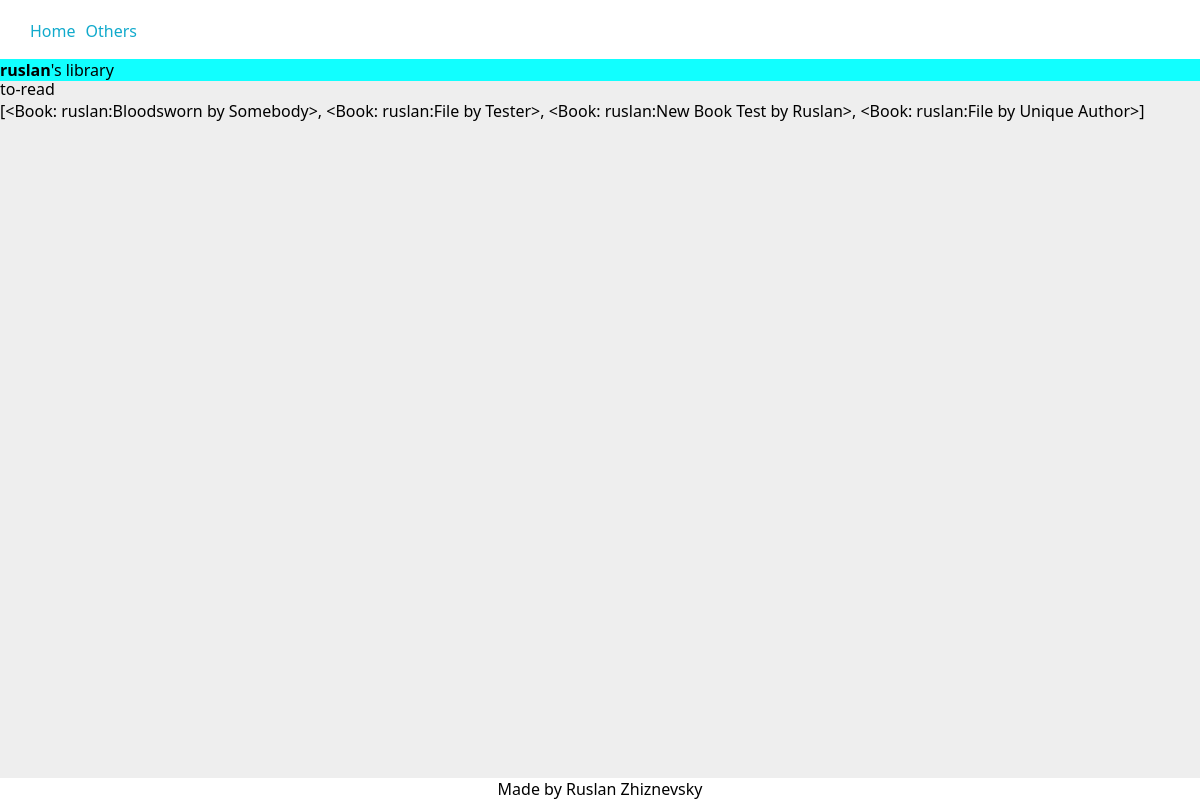
The app's page /users/ruslan/to-read/ (signed in) with its own data.
### users/models.py (models this page shows)
class User(AbstractBaseUser, PermissionsMixin):
    def get_profile_picture_upload_path(instance, filename):
        return f"profile_pictures/{instance.username}/{filename}"
    username = models.CharField(
        verbose_name="username",
        primary_key=True,
        unique=True,
        blank=False,
        null=False,     # don't set True if blank=True
        max_length=20,
        help_text="unique username",
        validators=[MinLengthValidator(3)],
    )
    email = models.EmailField(
        verbose_name="email",
        help_text="active email for connection with this account",
        max_length=255,
        unique=True,
        blank=False,
        null=False,
    )
    profile_picture = models.ImageField(
        verbose_name="profile picture",
        help_text="profile picture",
        upload_to=get_profile_picture_upload_path,
        max_length=255,
        blank=True,
        null=True,
        default=None,
    )
    to_show = models.BooleanField(
        verbose_name="to show",
        help_text="if this flag is set to False "
                  "user won't be listed in any public listings",
        default=True,
    )
    is_active = models.BooleanField(default=True)
    is_staff = models.BooleanField(default=False)
    USERNAME_FIELD = "username"
    EMAIL_FIELD = "email"
    REQUIRED_FIELDS = ["email"]
    objects = UserManager()
    def __str__(self):
        return self.username

### library/models.py (models this page shows, shortened)
class UserCategory(models.Model):
    user = models.ForeignKey(
        settings.AUTH_USER_MODEL,
        verbose_name="user",
        help_text="user, to whom add category",
        on_delete=models.CASCADE,
        related_name="user_categories",
        related_query_name="user_category",
    )
    category_name = models.CharField(
        verbose_name="category",
        help_text="category of the book(fantasy, horror, etc.)",
        max_length=20,
        blank=False,
        null=False,
    )
    class Meta:
        constraints = [
            models.UniqueConstraint(
                name="%(app_label)s_%(class)s_user_and_category_unique",
                fields=["user", "category_name"]
            )
        ]

class Book(models.Model):
    user = models.ForeignKey(
        settings.AUTH_USER_MODEL,
        verbose_name="user",
        help_text="user who has this book in their library",
        on_delete=models.CASCADE,
        related_name="books",
        related_query_name="book",
        null=False,
        blank=False,
    )
    title = models.CharField(
        verbose_name="title",
        help_text="title of the book",
        max_length=60,
        blank=True,
        null=False,
        unique=False,
    )
    author = models.CharField(
        verbose_name="author",
        help_text="author of the book",
        max_length=60,
        blank=True,
        null=False,
        unique=False,
    )
    started = models.DateField(
        verbose_name="started",
        help_text="date when started reading",
        default=datetime.date.today,
        editable=True,
        blank=True,
        null=True,
    )
    finished = models.DateField(
        verbose_name="finished",
        help_text="date when finished reading",
        editable=True,
        blank=True,
        null=True,
        default=None,
    )
    rating = models.PositiveIntegerField(
        verbose_name="rating",
        help_text="book rating from 1 to 10",
        blank=True,
        null=True,
        default=None,
        validators=[MaxValueValidator(10), MinValueValidator(1)],
    )
    comment = models.TextField(
        verbose_name="comment",
        help_text="comment on this book. Is it bad? Good?",
        blank=True,
    )
    category = models.ForeignKey(
        "UserCategory",
        on_delete=models.CASCADE,
        verbose_name="category",
    )
    def _get_bookfile_upload_path(instance, filename):
        return f"books/{instance.user}/{instance.author}_{instance.title}/{filename}"
    file = models.FileField(
        verbose_name="book file",
        help_text="book file to upload",
        upload_to=_get_bookfile_upload_path,
        blank=True,
        null=True,
        default=None,
    )
    def _get_coverfile_upload_path(instance, filename):
        return f"books/{instance.user}/{instance.author}_{instance.title}/{filename}"
    cover = models.ImageField(
        verbose_name="cover image",
        help_text="image of the cover of the book",
        upload_to=_get_coverfile_upload_path,
        blank=True,
        null=True,
        default=None,
    )
    def __str__(self):
        return f"{self.user}:{self.title} by {self.author}"
    class Meta:
        constraints = [
            models.CheckConstraint(
                check=~models.Q(started__gt=models.F("finished")),
                name="%(app_label)s_%(class)s_finished_before_started"
            ),
            models.UniqueConstraint(
                fields=["user", "title", "author"],
                name="%(app_label)s_%(class)s_user_title_author_unique",
            )
        ]

### library/views.py (the view)
# urls.py: path("users/<str:username>/<str:category>/", views.category, name="someones_category"),
@login_required
def category(request, category, username=None):
    if username is None:
        books = _sort_user_books_by_categories(request.user)[category]
        viewed_user = None
    else:
        viewed_user = User.objects.get(username=username)
        books = _sort_user_books_by_categories(viewed_user)[category]
    context = {
        "user": request.user,
        "viewed_user": viewed_user,
        "category": category,
        "books": books,
    }
    return render(request, "category.html", context=context)

### library/views.py (called while the page is built)
def _sort_user_books_by_categories(user):
    books = user.books.all()
    books_by_categories = {}
    category_objs = UserCategory.objects.filter(user=user)
    for category in [category_obj.category_name for category_obj in category_objs]:
        books_by_categories[category] = []
    for book in books:
        category_obj = book.category
        books_by_categories[category_obj.category_name] += [book]
    return books_by_categories

### library/templates/category.html
{% extends 'base.html' %}
{% block content %}
    {{ category }}
    <br>
    {{ books }}
{% endblock content %}

### library/templates/base.html (shortened to what this page needs)
{% load static %}
<!DOCTYPE html>
<html lang="en">
    <head>
        <link rel="stylesheet" href="{% static 'library/base.css' %}">
    </head>
    <body>
        <header>
            {% block header %}
            <nav id="nav_top">
                <ul>
                    <li><a href="{% url 'your_all_books' %}">Home</a></li>
                    <li><a href="{% url 'users_list' %}">Others</a></li>
                </ul>
            </nav>
            {% endblock header %}
        </header>
        <main>
            {% if viewed_user is not None %}
            <div class="viewed_user">
                <b>{{ viewed_user }}</b>'s library
            </div>
            {% endif %}
            {% block content %}
            {% endblock content %}
        </main>
        {% block footer %}
        <footer>
            Made by Ruslan Zhiznevsky
        </footer>
        {% endblock footer %}
    </body>
</html>

### library/static/library/base.css (style rules this page uses)
html { margin: 0; padding: 0; scroll-behavior: smooth; }
body { font-family: 'Segoe UI', Tahoma, Geneva, Verdana, sans-serif; margin: 0; padding: 0; box-sizing: border-box; background: #eee; }
header { position: fixed; top: 0; width: 100vw; }
#nav_top { background-color: #fff; }
#nav_top ul { display: flex; justify-content: flex-start; padding: 20px; margin: auto; }
li { list-style: none; padding-left: 10px; }
main { width: min-content; min-width: 100vw; padding-top: 78px; }
.viewed_user { background: #1ff; position: fixed; top: 59px; width: 100vw; }
header a { text-decoration: none; color: #1ac }
a { text-decoration: none; color: white; }
footer { position: fixed; background: #fff; bottom: 0; width: 100vw; text-align: center; }

### records on screen
User: username "ruslan"
UserCategory: category_name "to-read"
Book: user+title+author "[<Book: ruslan:Bloodsworn by Somebody>, <Book: ruslan:File by Tester>, <Book: ruslan:New Book Test by Ruslan>, <Book: ruslan:File by Unique Author>]"
